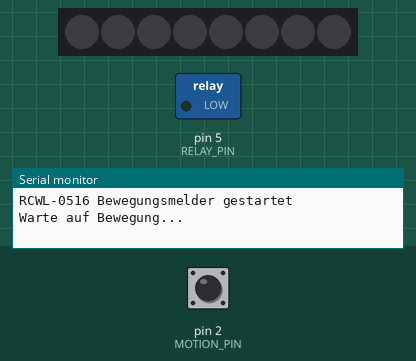
A sketch run on a simulated Arduino Uno, built with avr-gcc and run on an emulated ATmega328P. On the bench: 8 RGB LEDs in strip order, left to right, switched loads named in the sketch (green lamp = pin HIGH), the last lines printed to the serial monitor. The inputs (shaded band) are chosen by the test bench; at power-on: pin 2 (MOTION_PIN) LOW. Dim RGB values are drawn brighter than linear.

Above: at 1.2 s.
1.3 s: pin 2 (MOTION_PIN) driven HIGH
At 2.1 s:
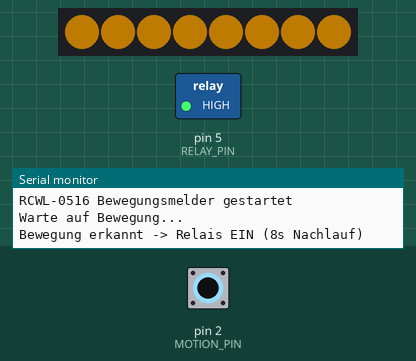
4.3 s: pin 2 (MOTION_PIN) pulsed LOW 2 times (0.12 s each, 0.3 s apart)
At 6.5 s:
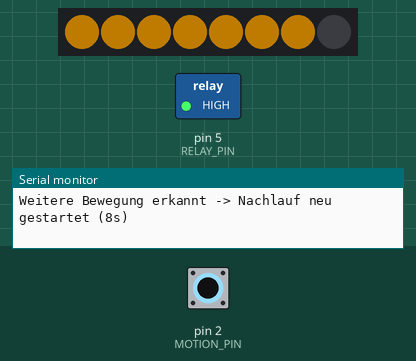
Timing chart, 0 to 14.2 s (numbered marks = the images above; inputs shaded):
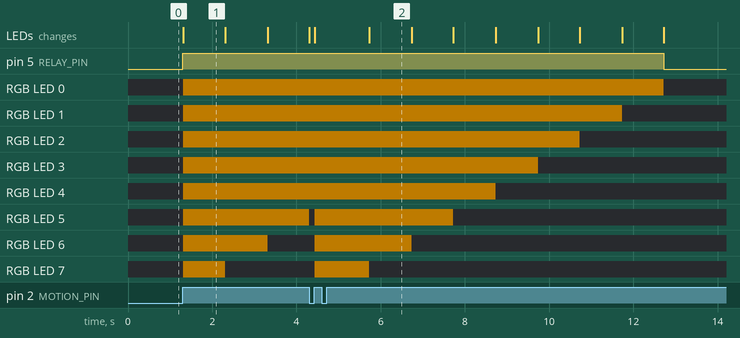

Measured:
- after the input at 1.3 s, pin 5 (RELAY_PIN): LOW → HIGH at once; RGB LED 0–5: off → RGB(80, 52, 0) at once; RGB LED 6: off → RGB(80, 52, 0) at once, → off 2.0 s later; RGB LED 7: off → RGB(80, 52, 0) at once, → off 1.0 s later; the LEDs: change at once (image 1)
- after the input at 4.3 s, pin 5 (RELAY_PIN): HIGH → LOW after 8.4 s instead of 5.0 s; the LEDs: first differ from a run without the input after 0.13 s (image 2 shows a later state)
- what the display in image 1 shows lasts 1.0 s, from 1.3 s to 2.3 s

The sketch:

07_bewegungsmelder.ino
```cpp
/**
 * @brief RCWL-0516 Bewegungsmelder steuert ein Relais mit Nachlaufzeit.
 *        Ein WS2812-Strip mit 8 LEDs zeigt den 8s-Countdown an.
 *
 * Funktion:
 * - Wird eine Bewegung erkannt, schaltet das Relais ein und alle 8 LEDs leuchten.
 * - Jede weitere Bewegung innerhalb der Nachlaufzeit startet den Timer neu (alle 8 LEDs an).
 * - Pro verstrichener Sekunde schaltet eine LED aus (von LED 8 -> 1).
 * - Nach 8 Sekunden ohne neue Bewegung schaltet das Relais und alle LEDs aus.
 *
 * Verdrahtung (Beispiel):
 * - RCWL-0516 OUT -> D2
 * - RCWL-0516 VIN -> 5V
 * - RCWL-0516 GND -> GND
 * - Relais  IN    -> D8
 * - Relais  VCC/GND entsprechend Modul und Board
 * - WS2812  DIN   -> D6
 * - WS2812  5V    -> 5V
 * - WS2812  GND   -> GND
 *
 * Benoetigte Bibliothek: FastLED (Bibliotheksmanager: "FastLED")
 *
 * @author Steffen Wagner <steffen@swagner.de>
 */
// FastLED@3.10.3
#include <FastLED.h>

const int MOTION_PIN = 2;
const int RELAY_PIN  = 5;

// WS2812 Strip
#define LED_PIN        6
#define NUM_LEDS       8
CRGB leds[NUM_LEDS];
const CRGB COLOR_ON  = CRGB::Orange;   // Farbe waehrend Countdown
const CRGB COLOR_OFF = CRGB::Black;

// Viele Relaismodule sind HIGH-aktiv. Bei LOW-aktivem Modul auf LOW ändern.
const int RELAY_ON_STATE = HIGH;
const int RELAY_OFF_STATE = (RELAY_ON_STATE == HIGH) ? LOW : HIGH;

const unsigned long RELAY_HOLD_MS = 8000;

bool relayIsOn = false;
unsigned long lastMotionAt = 0;
bool wasMotionDetected = false;


//------------------------------------------------------------------------------
// Alle LEDs auf COLOR_OFF setzen
//------------------------------------------------------------------------------
void clearStrip() {
    fill_solid(leds, NUM_LEDS, COLOR_OFF);
    FastLED.show();
}


//------------------------------------------------------------------------------
// Zeige remaining Sekunden: LEDs 0..(sek-1) leuchten, Rest aus
//------------------------------------------------------------------------------
void showCountdown(int remainingSec) {
    for (int i = 0; i < NUM_LEDS; i++) {
        leds[i] = (i < remainingSec) ? COLOR_ON : COLOR_OFF;
    }
    FastLED.show();
}


//------------------------------------------------------------------------------
// Arduino-Setup-Funktion: wird einmalig beim Start ausgefuehrt.
//------------------------------------------------------------------------------
void setup() {
  Serial.begin(115200);

  FastLED.addLeds<WS2812, LED_PIN, GRB>(leds, NUM_LEDS);
  FastLED.setBrightness(80);
  clearStrip();

  pinMode(MOTION_PIN, INPUT);
  pinMode(RELAY_PIN, OUTPUT);
  digitalWrite(RELAY_PIN, RELAY_OFF_STATE);

  Serial.println("RCWL-0516 Bewegungsmelder gestartet");
  Serial.println("Warte auf Bewegung...");
}


//------------------------------------------------------------------------------
// Arduino-Loop-Funktion: wird in Endlosschleife ausgefuehrt.
//------------------------------------------------------------------------------
// Logik:
// - Bei Bewegung: Relais einschalten und Timer zurücksetzen
// - Alle 20ms prüfen, ob 8s ohne Bewegung vergangen sind -> Relais ausschalten
// - Jede Bewegung innerhalb der 8s startet den Timer neu
// - Statusänderungen werden auf der seriellen Konsole ausgegeben
// - Alle 20ms prüfen, ob 8s ohne Bewegung vergangen sind -> Relais ausschalten
//------------------------------------------------------------------------------
void loop() {
  const unsigned long now = millis();
  const bool motionDetected = (digitalRead(MOTION_PIN) == HIGH);

  if (motionDetected && !wasMotionDetected) {
    lastMotionAt = now;

    if (!relayIsOn) {
      relayIsOn = true;
      digitalWrite(RELAY_PIN, RELAY_ON_STATE);
      Serial.println("Bewegung erkannt -> Relais EIN (8s Nachlauf)");
    } else {
      Serial.println("Weitere Bewegung erkannt -> Nachlauf neu gestartet (8s)");
    }
    showCountdown(NUM_LEDS); // alle 8 LEDs an
  }

  // Countdown-Anzeige aktualisieren
  if (relayIsOn) {
    unsigned long elapsed = now - lastMotionAt;
    int remaining = (int)(((long)RELAY_HOLD_MS - (long)elapsed + 999) / 1000);
    if (remaining < 0) remaining = 0;
    showCountdown(remaining);
  }

  if (relayIsOn && (now - lastMotionAt >= RELAY_HOLD_MS)) {
    relayIsOn = false;
    digitalWrite(RELAY_PIN, RELAY_OFF_STATE);
    clearStrip();
    Serial.println("8s ohne neue Bewegung -> Relais AUS");
  }

  wasMotionDetected = motionDetected;

  // 20ms warten
  delay(20);
}
```
